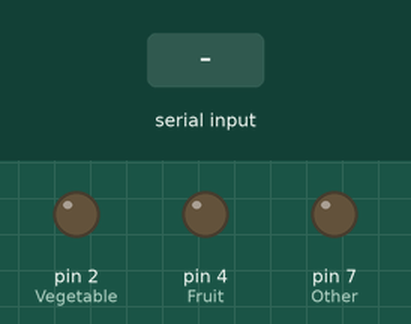
Recording of a sketch running on a simulated Arduino Uno, built with avr-gcc and run on an emulated ATmega328P. Parts: output pins drawn as LEDs (lit = HIGH). The inputs (shaded band) are chosen by the test bench.

Above: at 1.3 s.
1.4 s: "f" received over Serial
At 2.8 s:
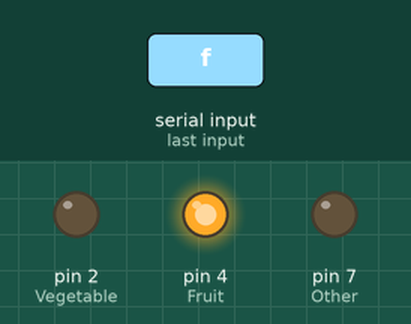
3.1 s: "v" received over Serial
At 4.1 s:
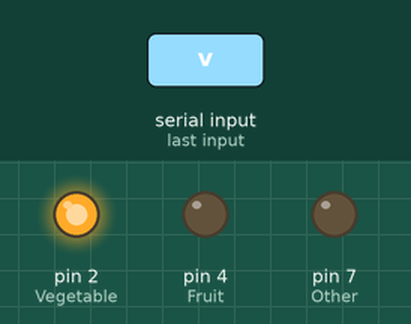
4.7 s: "o" received over Serial
At 5.3 s:
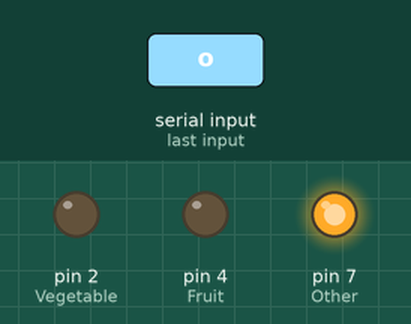
Timing chart, 0 to 7.7 s (numbered marks = the images above; inputs shaded):
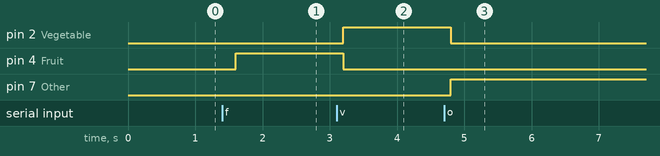

The sketch:

fruitOrVegetable.ino
```cpp
// the setup routine runs once when you press reset:
char c;
void setup() {
  // initialize the serial in 19200 baud rate
  Serial.begin(9600);
  pinMode(2,OUTPUT); //Vegetable
  pinMode(4,OUTPUT); //Fruit
  pinMode(7,OUTPUT);  //Other
}

// the loop routine runs over and over again forever:
void loop() {
  delay(200);               // wait for a second
  if (Serial.available()){
    c = Serial.read();
    if (c == 'f'){
      digitalWrite(2,LOW);
      digitalWrite(4,HIGH);
      digitalWrite(7,LOW);

    }
    else if(c == 'v'){
      digitalWrite(2,HIGH);
      digitalWrite(4,LOW);
      digitalWrite(7,LOW);
    }

    else if(c == 'o'){
      digitalWrite(2,LOW);
      digitalWrite(4,LOW);
      digitalWrite(7,HIGH);
    }
  // Serial.println(c);
  }
}
```

Measured:
- after the input at 1.4 s, pin 4 (Fruit): LOW → HIGH after 0.20 s
- after the input at 3.1 s, pin 2 (Vegetable): LOW → HIGH after 0.10 s; pin 4 (Fruit): HIGH → LOW after 0.10 s
- after the input at 4.7 s, pin 2 (Vegetable): HIGH → LOW after 0.10 s; pin 7 (Other): LOW → HIGH after 0.10 s
